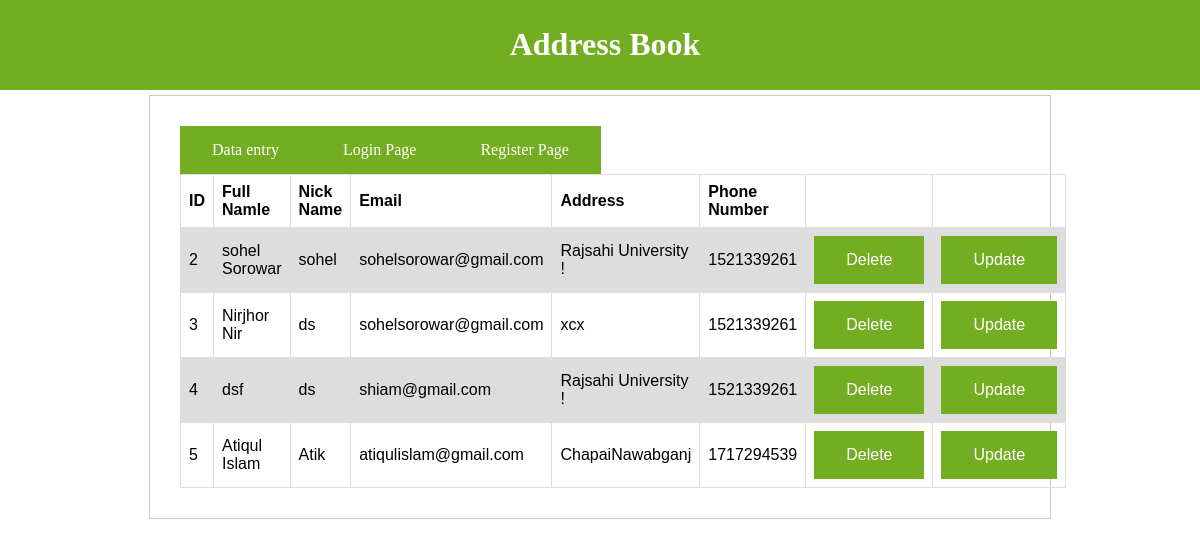
The app's page /home.php with its own data.
### tables this page shows
CREATE TABLE IF NOT EXISTS `add_db` (
`id` int(20) NOT NULL,
  `fullname` varchar(50) NOT NULL,
  `nickname` varchar(10) NOT NULL,
  `email` varchar(100) NOT NULL,
  `address` varchar(150) NOT NULL,
  `phone` int(20) NOT NULL
);

### home.php (the view, shortened to what this page needs)
<?php
    $query = "SELECT * FROM `add_db`";
    $result = filterTable($query);
    function filterTable($query){
     $db = mysqli_connect("localhost", "root" , "" ,"authentication");
     $filter_result= mysqli_query($db , $query);
     return $filter_result;
}
?>
<!DOCTYPE html>
<html>
<head>
 <link rel="stylesheet" type="text/css" href="z.css">
<div class="header">
        <h1>Address Book</h1>
       </div>
</head>
<body>
              <form >
                 <table>
                    <a class="A" type="submit" href="A_B_Entry.php" >Data entry</a>
                    <a  class="A" type="submit" href="login1.php." >Login Page</a>
                    <a  class="A" type="submit" href="register.php" >Register Page</a>
                     <tr>
                              <th>ID</th>
                             <th>Full Namle</th>
                             <th>Nick Name</th>
                             <th> Email</th>
                             <th>Address</th>
                             <th>Phone Number</th>
                             <th></th>
                             <th></th>
              <?php  while($row =mysqli_fetch_array($result)) : ?>
                <tr>
                     <td><?php echo $row['id'];?> </td>
                     <td><?php echo $row['fullname'];?> </td>
                     <td><?php echo $row['nickname'];?> </td>
                     <td><?php echo $row['email'];?> </td>
                     <td><?php echo $row['address'];?> </td>
                     <td><?php echo $row['phone'];?> </td>
                     <td><a class="B" type = "submit" name="Delete" href="delete.php?id=<?php echo $row['id'];?>">Delete</a> </td>
                     <td><a class="B" type = "submit" name="update"  href="updateData.php?id=<?php echo $row['id'];?>">Update</a> </td>
                     </tr>
                 <?php endwhile; ?>
                 </table>
              </form>
</body>
</html>

### z.css (style rules this page uses)
table { font-family: arial, sans-serif; border-collapse: collapse; width: 100%; }
td, th { border: 1px solid #dddddd; text-align: left; padding: 8px; }
tr:nth-child(even) { background-color: #dddddd; }
body { padding :0px; margin:0px; }
.header { background-color: #73AD21; color: white; text-align: center; top:0px; width: 100%; padding: 5px; }
form { width: 70%; padding: 30px; border: 1px solid #cbcbcb; margin: 5px auto; }
td { text-align: right; }
.B { background-color: #73AD21; border: none; color: white; padding: 15px 32px; text-align: center; text-decoration: none; display: inline-block; font-size: 16px; }
.A { background-color: #73AD21; border: none; color: white; padding: 15px 32px; text-align: center; text-decoration: none; display: inline-block; font-size: 16px; }

### records on screen
add_db: id "2", fullname "sohel Sorowar", nickname "sohel", email "sohelsorowar@gmail.com", address "Rajsahi University !", phone "1521339261"
add_db: id "3", fullname "Nirjhor Nir", nickname "ds", email "sohelsorowar@gmail.com", address "xcx", phone "1521339261"
add_db: id "4", fullname "dsf", nickname "ds", email "shiam@gmail.com", address "Rajsahi University !", phone "1521339261"
add_db: id "5", fullname "Atiqul Islam", nickname "Atik", email "atiqulislam@gmail.com", address "ChapaiNawabganj", phone "1717294539"
